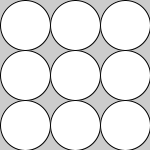
Frame 1 (no input)
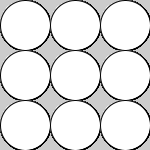
Frame 60 (the mouse pressed at the canvas centre just before this capture)
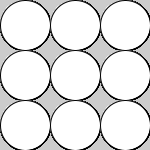
Frame 120 (the mouse held since frame 60 and released just before this capture)

The Processing sketch that drew these frames (run headless with seeded random() and noise(); from frame 60 on, the mouse is pressed at the canvas centre):

// Processing sketch: ex02_pde
// ── ex02_pde.pde
void setup(){
  size(150,150);
}

void draw(){
  ellipse(25, 25, 50, 50); 
  ellipse(75, 25, 50, 50);
  ellipse(125, 25, 50, 50);
  ellipse(25, 75, 50, 50); 
  ellipse(75, 75, 50, 50);
  ellipse(125, 75, 50, 50);
  ellipse(25, 125, 50, 50); 
  ellipse(75, 125, 50, 50);
  ellipse(125, 125, 50, 50);
}
